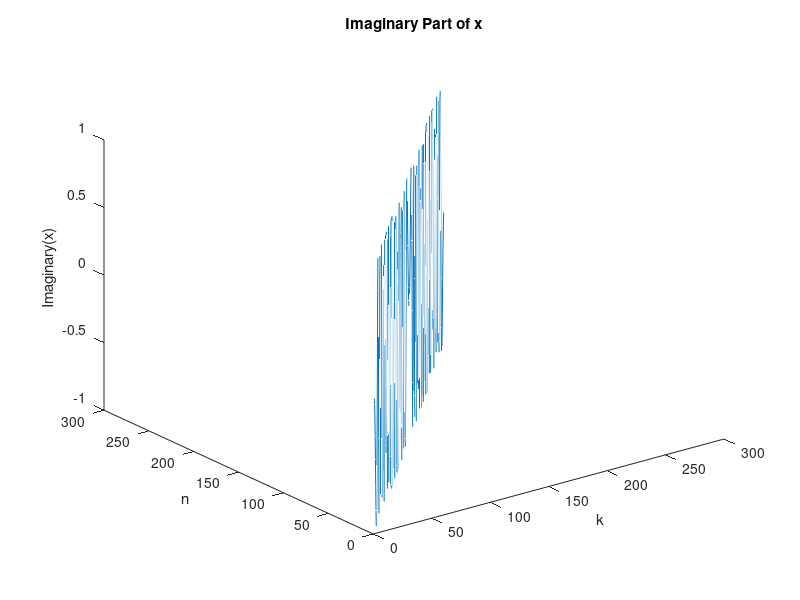

This chart was generated by the following MATLAB code:
close all;
clear
k = 1:1:256; % Define the range for k
n= 0:1:255;
x = exp(-1j * 2 * pi * k .* n/ 256); % Correct the complex exponential

% Create the first subplot for the real part
plot3(k, n, real(x)); % Plot the real part against k
title('Real Part of x');
xlabel('k');
ylabel('n');
zlabel('Real(x)');

% Create the second subplot for the imaginary part
plot3(k, n, imag(x)); % Plot the imaginary part against k
title('Imaginary Part of x');
xlabel('k');
ylabel('n');
zlabel('Imaginary(x)');
